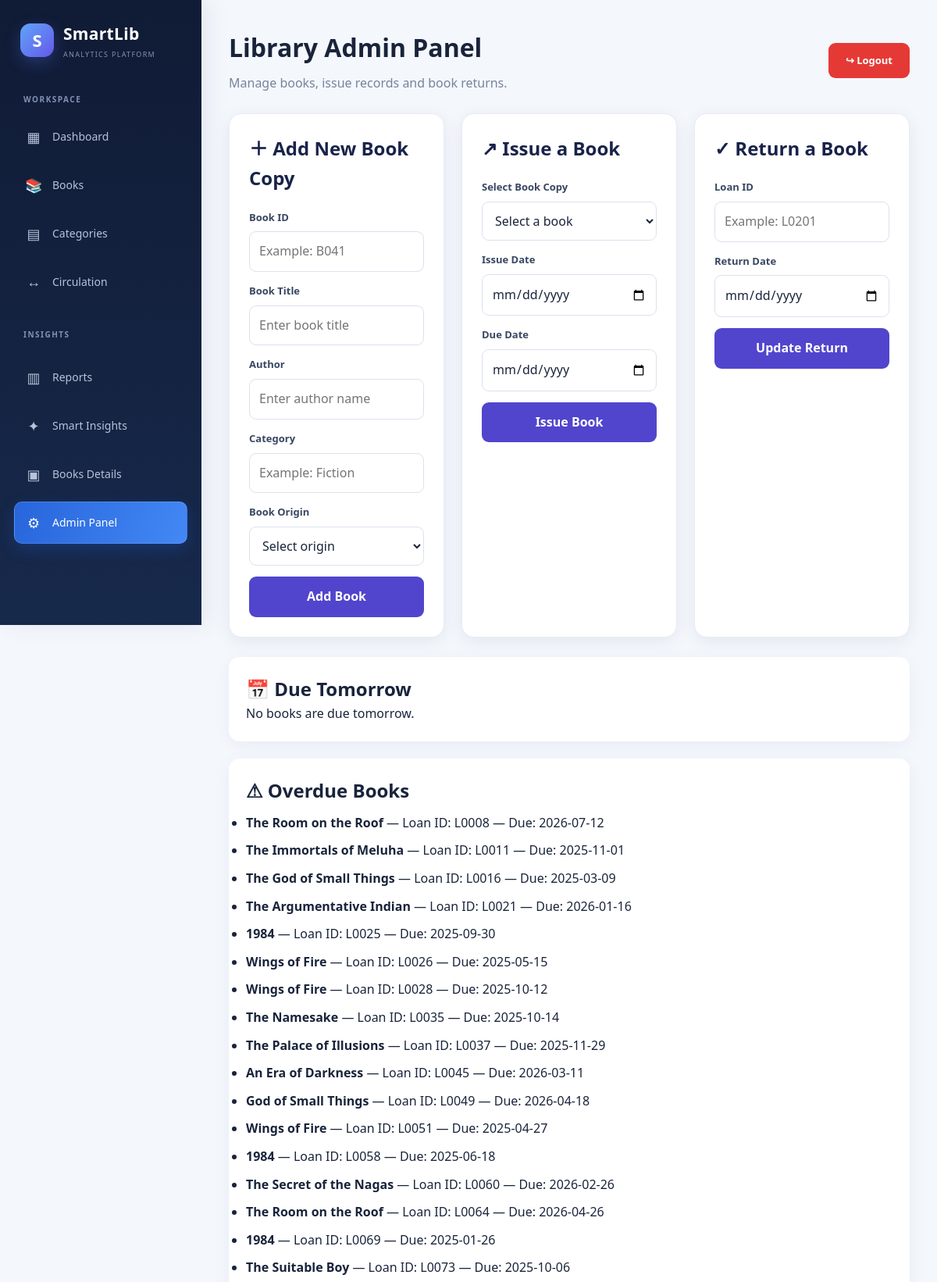
/admin (signed in, upper part), run on the app's committed database.
### tables this page shows
CREATE TABLE loans (
            Loan_ID TEXT PRIMARY KEY,
            Book_ID TEXT NOT NULL,
            Issue_Date TEXT NOT NULL,
            Due_Date TEXT NOT NULL,
            Return_Date TEXT,
            Loan_Status TEXT NOT NULL
                CHECK (Loan_Status IN ('Returned', 'Active', 'Overdue')),
            FOREIGN KEY (Book_ID) REFERENCES books(Book_ID)
        );

CREATE TABLE books (
            Book_ID TEXT PRIMARY KEY,
            Book_Title TEXT NOT NULL,
            Author TEXT NOT NULL,
            Category TEXT NOT NULL,
            Book_Origin TEXT NOT NULL
        );

### app.py (the view)
@app.route("/admin")
@login_required
def admin():
    conn = get_db_connection()
    try:
        books_data = conn.execute("""
            SELECT *
            FROM books
            ORDER BY Book_Title
        """).fetchall()
        loans_data = conn.execute("""
            SELECT
                loans.Loan_ID,
                loans.Book_ID,
                books.Book_Title,
                loans.Issue_Date,
                loans.Due_Date,
                loans.Return_Date,
                loans.Loan_Status
            FROM loans
            JOIN books
            ON loans.Book_ID = books.Book_ID
            ORDER BY loans.Issue_Date DESC
            LIMIT 100
        """).fetchall()
    finally:
        conn.close()
    data = get_library_data()
    today = pd.Timestamp.today().normalize()
    due_tomorrow = []
    overdue_loans = []
    if not data.empty:
        for _, loan in data.iterrows():
            if pd.isna(loan["Due_Date"]):
                continue
            due_date = loan["Due_Date"].normalize()
            loan_info = {
                "Loan_ID": loan["Loan_ID"],
                "Book_Title": loan["Book_Title"],
                "Due_Date": due_date.strftime("%Y-%m-%d"),
                "Loan_Status": loan["Loan_Status"]
            }
            if loan["Loan_Status"] == "Overdue":
                overdue_loans.append(loan_info)
            elif (
                loan["Loan_Status"] == "Active"
                and due_date == today + pd.Timedelta(days=1)
            ):
                due_tomorrow.append(loan_info)
    return render_template(
        "admin.html",
        books=[dict(row) for row in books_data],
        loans=[dict(row) for row in loans_data],
        due_tomorrow=due_tomorrow,
        overdue_loans=overdue_loans
    )

### app.py (called while the page is built)
def get_db_connection():
    conn = sqlite3.connect(DB_PATH)
    conn.row_factory = sqlite3.Row
    conn.execute("PRAGMA foreign_keys = ON")
    return conn

def login_required(route_function):
    @wraps(route_function)
    def wrapper(*args, **kwargs):
        if not session.get("librarian_logged_in"):
            flash(
                "Please login to access the Admin Panel.",
                "error"
            )
            return redirect(url_for("login"))
        return route_function(*args, **kwargs)
    return wrapper

### templates/admin.html (shortened to what this page needs)
<!DOCTYPE html>
<html lang="en">
<head>
    <link rel="stylesheet" href="{{ url_for('static', filename='css/style.css') }}">
</head>
<body>
<aside class="sidebar">
    <div class="brand">
        <div class="brand-icon">S</div>
        <div>
            <h2>SmartLib</h2>
            <span>ANALYTICS PLATFORM</span>
        </div>
    </div>
    <div class="nav-label">WORKSPACE</div>
    <nav class="sidebar-nav">
        <a href="{{ url_for('index') }}">
            <span class="nav-icon">▦</span> Dashboard
        </a>
        <a href="{{ url_for('books') }}">
            <span class="nav-icon">📚</span> Books
        </a>
        <a href="{{ url_for('categories') }}">
            <span class="nav-icon">▤</span> Categories
        </a>
        <a href="{{ url_for('circulation') }}">
            <span class="nav-icon">↔</span> Circulation
        </a>
        <div class="nav-label nav-section-label">INSIGHTS</div>
        <a href="{{ url_for('reports') }}">
            <span class="nav-icon">▥</span> Reports
        </a>
        <a href="{{ url_for('insights') }}">
            <span class="nav-icon">✦</span> Smart Insights
        </a>
        <a href="{{ url_for('inventory') }}">
            <span class="nav-icon">▣</span> Books Details
        </a>
        <a href="{{ url_for('admin') }}" class="active">
            <span class="nav-icon">⚙</span> Admin Panel
        </a>
    </nav>
</aside>
<main class="admin-main">
    <div class="admin-header">
        <div>
            <h1>Library Admin Panel</h1>
            <p>Manage books, issue records and book returns.</p>
        </div>
        <a href="{{ url_for('logout') }}"
           class="admin-logout"
           onclick="return confirm('Are you sure you want to logout?')">
            ↪ Logout
        </a>
    </div>
    <div class="admin-grid">
        <section class="admin-card">
            <h2>＋ Add New Book Copy</h2>
            <form action="{{ url_for('add_book') }}" method="POST">
                <label>Book ID</label>
                <input
                    type="text"
                    name="book_id"
                    placeholder="Example: B041"
                    required
                >
                <label>Book Title</label>
                <input
                    type="text"
                    name="book_title"
                    placeholder="Enter book title"
                    required
                >
                <label>Author</label>
                <input
                    type="text"
                    name="author"
                    placeholder="Enter author name"
                    required
                >
                <label>Category</label>
                <input
                    type="text"
                    name="category"
                    placeholder="Example: Fiction"
                    required
                >
                <label>Book Origin</label>
                <select name="book_origin" required>
                    <option value="">Select origin</option>
                </select>
                <button type="submit">Add Book</button>
            </form>
        </section>
        <section class="admin-card">
            <h2>↗ Issue a Book</h2>
            <form action="{{ url_for('issue_book') }}"
                  method="POST"
                  id="issueForm">
                <label>Select Book Copy</label>
                <select name="book_id" required>
                    <option value="">Select a book</option>
                </select>
                <label>Issue Date</label>
                <input
                    type="date"
                    name="issue_date"
                    class="validated-date"
                    required
                >
                <label>Due Date</label>
                <input
                    type="date"
                    name="due_date"
                    class="validated-date"
                    required
                >
                <button type="submit">Issue Book</button>
            </form>
        </section>
        <section class="admin-card">
            <h2>✓ Return a Book</h2>
            <form action="{{ url_for('return_book') }}"
                  method="POST"
                  id="returnForm">
                <label>Loan ID</label>
                <input
                    type="text"
                    name="loan_id"
                    placeholder="Example: L0201"
                    required
                >
                <label>Return Date</label>
                <input
                    type="date"
                    name="return_date"
                    id="return_date"
                    class="validated-date"
                    required
                >
                <button type="submit">Update Return</button>
            </form>
        </section>
    </div>
    <section class="reminder-card">
        <h2>📅 Due Tomorrow</h2>
        {% if due_tomorrow %}
            <ul>
                {% for loan in due_tomorrow %}
                <li>
                    <strong>{{ loan.Book_Title }}</strong>
                    — Loan ID: {{ loan.Loan_ID }}
                    — Due: {{ loan.Due_Date }}
                </li>
                {% endfor %}
            </ul>
        {% else %}
            <p>No books are due tomorrow.</p>
        {% endif %}
    </section>
    <section class="reminder-card">
        <h2>⚠ Overdue Books</h2>
        {% if overdue_loans %}
            <ul>
                {% for loan in overdue_loans %}
                <li>
                    <strong>{{ loan.Book_Title }}</strong>
                    — Loan ID: {{ loan.Loan_ID }}
                    — Due: {{ loan.Due_Date }}
                </li>
                {% endfor %}
            </ul>
        {% else %}
            <p>No overdue books right now.</p>
        {% endif %}
    </section>
</main>
</body>
</html>

### static/css/style.css (style rules this page uses)
:root { --navy: #101b35; --navy-light: #192b4d; --blue: #3978ed; --blue-dark: #245bd0; --blue-soft: #edf3ff; --page-bg: #f4f7fc; --white: #ffffff; --text: #19243b; --muted: #77849a; --border: #e7ecf4; --green: #15966b; --orange: #df8b2c; --purple: #8064d8; --red: #dc4d55; --shadow: 0 5px 24px rgba(22, 42, 78, 0.055); --shadow-hover: 0 12px 30px rgba(22, 42, 78, 0.10); --radius: 15px; --sidebar-width: 258px; }
* { margin: 0; padding: 0; box-sizing: border-box; }
html { scroll-behavior: smooth; width: 100%; }
body { width: 100%; min-width: 320px; min-height: 100vh; overflow-x: hidden; font-family: "Segoe UI", Arial, sans-serif; background: var(--page-bg); color: var(--text); line-height: 1.6; -webkit-font-smoothing: antialiased; }
a { color: inherit; text-decoration: none; -webkit-tap-highlight-color: transparent; }
button, input, select, textarea { font: inherit; }
button { cursor: pointer; }
.main-content, .books-main, .categories-main, .circulation-main, .admin-main, .reports-main, .insights-main { flex: 1; min-width: 0; min-height: 100vh; margin-left: var(--sidebar-width); padding: 35px; box-sizing: border-box; }
.sidebar { position: fixed; top: 0; left: 0; bottom: 0; z-index: 1000; width: var(--sidebar-width); min-width: var(--sidebar-width); height: 100vh; overflow-y: auto; display: flex; flex-direction: column; padding: 27px 18px 20px; color: white; background: linear-gradient(180deg, #101b35, #17294b); box-shadow: 8px 0 30px rgba(15, 30, 60, 0.07); }
.brand { display: flex; align-items: center; gap: 12px; padding: 0 8px; margin-bottom: 42px; }
.brand-icon { width: 43px; height: 43px; flex-shrink: 0; display: grid; place-items: center; border-radius: 13px; background: linear-gradient(135deg, #60a5fa, #6558e8); box-shadow: 0 7px 20px rgba(83, 112, 240, 0.3); font-size: 22px; font-weight: 800; }
.brand h2 { font-size: 21px; letter-spacing: 0.3px; }
.brand span { display: block; margin-top: 2px; color: #8292b3; font-size: 9px; letter-spacing: 1.3px; }
.nav-label { padding: 0 12px; margin-bottom: 13px; color: #8292b3; font-size: 10px; font-weight: 700; letter-spacing: 1.5px; }
.sidebar-nav { display: flex; flex-direction: column; gap: 7px; }
.sidebar-nav a { display: flex; align-items: center; gap: 13px; padding: 12px 13px; color: #b7c3d9; border: 1px solid transparent; border-radius: 10px; font-size: 14px; font-weight: 500; transition: background 0.2s, color 0.2s, transform 0.2s; }
.nav-icon { width: 22px; flex-shrink: 0; text-align: center; font-size: 18px; }
.sidebar-nav a.active { color: white; background: linear-gradient(110deg, #2865db, #4388f5); border-color: rgba(255,255,255,0.13); box-shadow: 0 7px 20px rgba(37,99,235,0.24); }
.nav-section-label { margin-top: 25px; }
.admin-grid { display: grid; grid-template-columns: repeat(auto-fit, minmax(260px, 1fr)); gap: 22px; margin: 25px 0; }
.admin-card { min-width: 0; padding: 25px; background: white; border: 1px solid var(--border); border-radius: 16px; box-shadow: var(--shadow); }
.admin-card h2 { margin: 0 0 20px; color: #192b4d; }
.admin-card label { display: block; color: #394762; font-size: 13px; font-weight: 600; }
.admin-card input, .admin-card select { width: 100%; max-width: 100%; padding: 12px; margin: 8px 0 14px; color: var(--text); background: #fff; border: 1px solid #dce1ed; border-radius: 9px; transition: 0.2s ease; }
.admin-card button { width: 100%; max-width: 100%; padding: 13px; color: white; background: linear-gradient(110deg, #5145cd, #3978ed); border: 0; border-radius: 9px; font-weight: 700; transition: 0.2s ease; }
.admin-header { display: flex; justify-content: space-between; align-items: center; gap: 20px; margin-bottom: 25px; }
.admin-header h1 { margin-bottom: 8px; }
.admin-header p { margin-top: 0; color: var(--muted); }
.admin-logout { display: inline-flex; align-items: center; justify-content: center; padding: 11px 21px; color: white; background: #e14d55; border-radius: 9px; font-size: 13px; font-weight: 700; white-space: nowrap; transition: 0.2s ease; }
input, select, textarea { max-width: 100%; font-family: inherit; }
button, .welcome-button, .download-btn, .admin-logout { -webkit-tap-highlight-color: transparent; }
.stat-card, .content-card, .chart-card, .admin-card, .summary-item, .quick-link { overflow-wrap: anywhere; }

### data on the page
loans: Book_Title "The Room on the Roof", Loan_ID "L0008", Due_Date "2026-07-12"
loans: Book_Title "The Immortals of Meluha", Loan_ID "L0011", Due_Date "2025-11-01"
loans: Book_Title "The God of Small Things", Loan_ID "L0016", Due_Date "2025-03-09"
loans: Book_Title "The Argumentative Indian", Loan_ID "L0021", Due_Date "2026-01-16"
loans: Book_Title "1984", Loan_ID "L0025", Due_Date "2025-09-30"
loans: Book_Title "Wings of Fire", Loan_ID "L0026", Due_Date "2025-05-15"
loans: Book_Title "Wings of Fire", Loan_ID "L0028", Due_Date "2025-10-12"
loans: Book_Title "The Namesake", Loan_ID "L0035", Due_Date "2025-10-14"
loans: Book_Title "The Palace of Illusions", Loan_ID "L0037", Due_Date "2025-11-29"
loans: Book_Title "An Era of Darkness", Loan_ID "L0045", Due_Date "2026-03-11"
loans: Book_Title "God of Small Things", Loan_ID "L0049", Due_Date "2026-04-18"
loans: Book_Title "Wings of Fire", Loan_ID "L0051", Due_Date "2025-04-27"
loans: Book_Title "1984", Loan_ID "L0058", Due_Date "2025-06-18"
loans: Book_Title "The Secret of the Nagas", Loan_ID "L0060", Due_Date "2026-02-26"
loans: Book_Title "The Room on the Roof", Loan_ID "L0064", Due_Date "2026-04-26"
loans: Book_Title "1984", Loan_ID "L0069", Due_Date "2025-01-26"
loans: Book_Title "The Suitable Boy", Loan_ID "L0073", Due_Date "2025-10-06"
